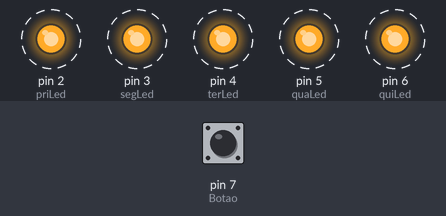
A sketch run on a simulated Arduino Uno, built with avr-gcc and run on an emulated ATmega328P. On the bench: output pins drawn as LEDs (lit = HIGH). Dashed ring = blinking. Inputs (shaded band) come from the test bench; at power-on: pin 7 (Botao) LOW.

Above: at 2.7 s.
4.5 s: pin 7 (Botao) pulled HIGH for 2.15 s
At 4.7 s:
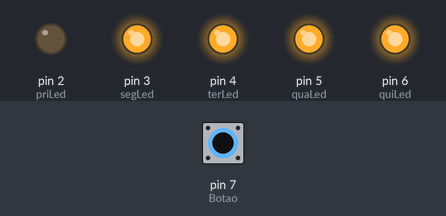
At 5.1 s:
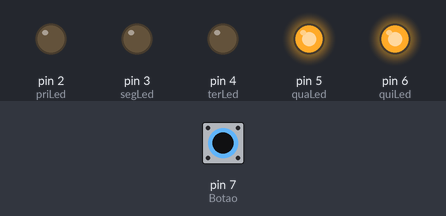
Timing chart, 0 to 14.1 s (numbered marks = the images above; inputs shaded):
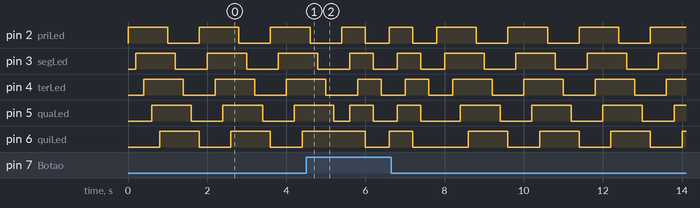

The sketch:

Contador_Johnson_e_em_Anel.ino
```cpp
//Contador Johnson e em Anel
byte priLed = 2; // Declarandos as variáveis e pinos.
byte segLed = 3;
byte terLed = 4;
byte quaLed = 5;
byte quiLed = 6;
byte Botao = 7;
int EstadoBotao = 0;
int tempo = 200;

void setup(){
  pinMode (priLed, OUTPUT); // Definindo como Saída e Entrada de Dados
  pinMode (segLed, OUTPUT);
  pinMode (terLed, OUTPUT);
  pinMode (quaLed, OUTPUT);
  pinMode (quiLed, OUTPUT);
  pinMode (Botao, INPUT);
}
void loop(){ //
   EstadoBotao = digitalRead(Botao); //Definindo a Variável de leitura que "receberá" o valor do botão.
   digitalWrite (priLed, 1); // Liga o Primeiro Led
   while (EstadoBotao == HIGH) {// Enquanto o botão estiver ligado executa a função anel();
     anel();
   }
   delay(tempo); // Espera de tempo
   while (EstadoBotao == HIGH) { // Enquanto o botão estiver pressionado executa a função anel();
     anel();
   }
   digitalWrite (segLed, 1); // Liga o segundo Led
   while (EstadoBotao == HIGH) {
     anel();
   }
   delay(tempo);
   while (EstadoBotao == HIGH) {
     anel();
   }
   digitalWrite (terLed, 1); // Liga o Teceiro Led
   while (EstadoBotao == HIGH) {
     anel();
   }
   delay(tempo);
   while (EstadoBotao == HIGH) {
     anel();
   }
   digitalWrite (quaLed, 1); // Liga o Quarto LED
   while (EstadoBotao == HIGH) {
     anel();
   }
   delay(tempo);
   while (EstadoBotao == HIGH) {
     anel();
   }
   digitalWrite (quiLed, 1); // Liga o Quinto Led
   while (EstadoBotao == HIGH) {
     anel();
   }
   delay(tempo);
   while (EstadoBotao == HIGH) {
     anel();
   }
   digitalWrite (priLed, 0); // Apaga o primeiro Led
   while (EstadoBotao == HIGH) {
     anel();
   }
   delay(tempo);
   while (EstadoBotao == HIGH) {
     anel();
   }
   digitalWrite (segLed, 0); // Apaga o Segundo Led
   while (EstadoBotao == HIGH) {
     anel();
   }
   delay(tempo);
   while (EstadoBotao == HIGH) {
     anel();
   }
   digitalWrite (terLed, 0); // Apaga o Terceiro Led
   while (EstadoBotao == HIGH) {
     anel();
   }
   delay(tempo);
   while (EstadoBotao == HIGH) {
     anel();
   }
   digitalWrite (quaLed, 0); // Apaga o Quarto Led
   while (EstadoBotao == HIGH) {
     anel();
   }
   delay(tempo);
   while (EstadoBotao == HIGH) {
     anel();
   }
   digitalWrite (quiLed, 0); // Apaga o Quinto Led
   return loop();
}


void anel(){ // Função Anel
 digitalWrite (priLed, 1); //Liga o Primeiro Led
 digitalWrite (quiLed, 1); // Liga o Quinto Led
 delay(tempo);
 digitalWrite (segLed, 1); // Liga o Segundo Led
 digitalWrite (quaLed, 1); // Liga o Quarto Led
 delay(tempo);
 digitalWrite (terLed, 1); // Liga o Terceiro Led
 delay(tempo);
 digitalWrite (priLed, 0); // Desliga o Primeiro Led
 digitalWrite (quiLed, 0); // Desliga o Quinto Led
 delay(tempo);
 digitalWrite (segLed, 0); // Desliga o Segundo Led
 digitalWrite (quaLed, 0); // Desliga o Quarto Led
 delay(tempo);
 digitalWrite (terLed, 0); // Desliga o Terceiro Led
 delay(tempo);
 return loop(); // Retorna para o LOOP
}
```

Measured:
- by itself, pin 2 (priLed), pin 3 (segLed), pin 4 (terLed): repeats every 1.2 s: HIGH 0.60 s, LOW 0.60 s
